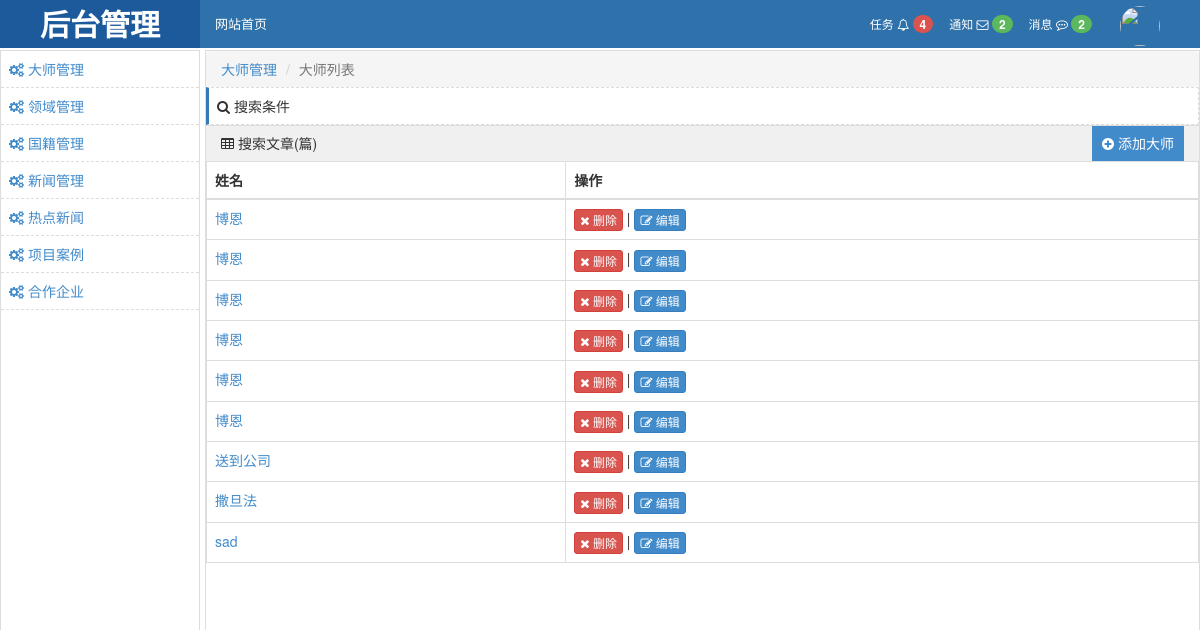
The page /backend/article-1-1.html/ (signed in) on the database as committed earlier.
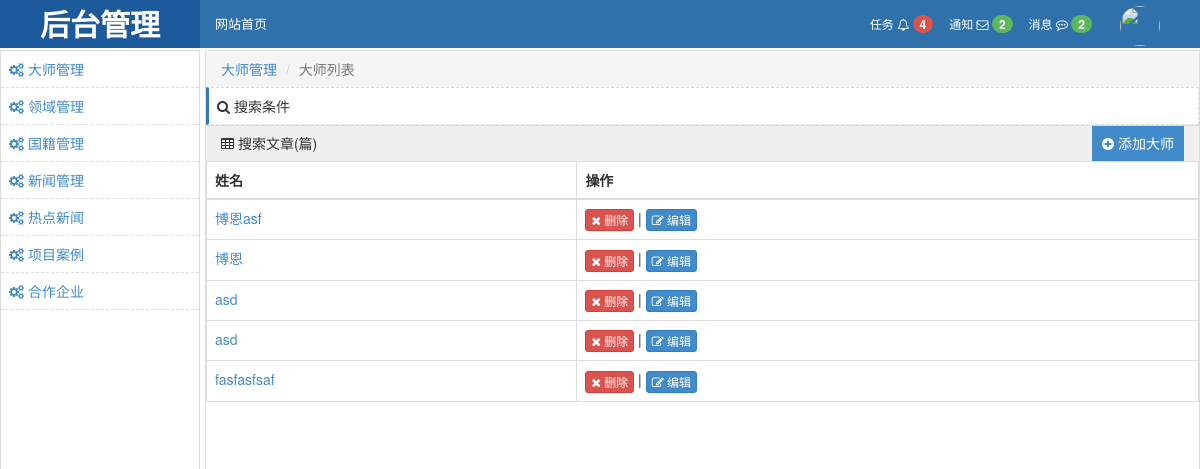
The same page on the database as committed later.
### web/models.py (models this page shows)
class Master(models.Model):
    sorting = models.IntegerField(verbose_name="大师编号",)
    avatar = models.CharField(verbose_name="大师头像", max_length=256)
    chinese_name = models.CharField(max_length=256)
    actual_name = models.CharField(max_length=256)
    field = models.ForeignKey("Field", related_name='f')
    nationality = models.ForeignKey("Nationality")
    introduction = models.CharField(max_length=256)
    content = models.CharField(max_length=10000)

### background/views.py (the view)
# urls.py: url(r'^article-(?P<article_type_id>\d+)-(?P<category_id>\d+).html/$', views.article, name='article'),
@login_required
def article(request, *args, **kwargs):
    result = models.Master.objects.all()
    ret = {'result': result,
           }
    return render(request, 'background/backend_article.html', ret)

### templates/background/backend_article.html (shortened to what this page needs)
{% extends 'background/backend_layout.html' %}
{% load search %}
{% block conent %}
    <ol class="breadcrumb" style="margin-bottom: 0;">
        <li><a href="#">大师管理</a></li>
        <li class="active">大师列表</li>
    </ol>
    <div>
        <div style="border: 1px dashed #dddddd;padding: 8px;border-left: 3px solid #337ab7;">
            <i class="fa fa-search" aria-hidden="true"></i> 搜索条件
        </div>
        <div class="clearfix"
             style="height: 36px;line-height: 35px;padding: 0 15px;border-top: 1px solid #dddddd;background-color: #f1f0f0">
            <i class="fa fa-table" aria-hidden="true"></i>
            搜索文章(篇)
            <a target="_self" href="/backend/add-article.html" class="right"
               style="display: inline-block;padding:0 10px;background-color: #428bca;color: #ffffff;">
                <i class="fa fa-plus-circle" aria-hidden="true"></i>
                添加大师
            </a>
        </div>
        <table class="table table-bordered">
            <thead>
            <tr>
                <th>姓名</th>
                <th>操作</th>
            </tr>
            </thead>
            <tbody>
            {% for row in result %}
                <tr nid="{{ row.id }}">
                    <td><a href="/master/{{ row.id }}.html">{{ row.chinese_name }}</a></td>
                    <td>
                        <a class="btn btn-danger btn-xs">
                            <i class="fa fa-times" aria-hidden="true"></i>
                            删除
                        </a>
                        |
                        <a class="btn btn-primary btn-xs" href="/backend/edit-article-{{ row.id }}.html">
                            <i class="fa fa-pencil-square-o" aria-hidden="true"></i>
                            编辑
                        </a>
                    </td>
                </tr>
            {% endfor %}
            </tbody>
        </table>
        <div class="clearfix">
        </div>
    </div>
{% endblock %}

### templates/background/backend_layout.html (shortened to what this page needs)
<!DOCTYPE html>
<html>
<head lang="en">
    <link rel="stylesheet" href="/static/backend/plugins/bootstrap/css/bootstrap.css"/>
    <link rel="stylesheet" href="/static/backend/plugins/font-awesome/css/font-awesome.css"/>
    <link rel="stylesheet" href="/static/backend/css/commons.css"/>
    <link rel="stylesheet" href="/static/backend/css/backend.css"/>
</head>
<body>
<div class="pg-header">
    <div class="logo left" style="text-align: center;background-color: #1c5a9c;">
        <a href="#" style="color: #ffffff;font-size:30px;font-weight: bold;text-decoration: none">
            后台管理
        </a>
    </div>
    <div class="left-menu left">
        <a class="menu-item" href="/">网站首页</a>
    </div>
    <div class="right-menu right clearfix">
        <div class="user-info right">
            <a href="#" class="avatar">
                {% if request.session %}
                    <img style="width: 40px; height: 40px" class="img-circle" src="{{ request.session.user_info.avatar }}">
                {% else %}
                    <img class="img-circle" src="/static/backend/imgs/avatar/default.png">
                {% endif %}
            </a>
        </div>
        <a class="user-menu right">
            消息
            <i class="fa fa-commenting-o" aria-hidden="true"></i>
            <span class="badge bg-success">2</span>
        </a>
        <a class="user-menu right">
            通知
            <i class="fa fa-envelope-o" aria-hidden="true"></i>
            <span class="badge bg-success">2</span>
        </a>
        <a class="user-menu right">
            任务
            <i class="fa fa-bell-o" aria-hidden="true"></i>
            <span class="badge bg-danger">4</span>
        </a>
    </div>
</div>
<div class="pg-body">
    <div class="menu">
        <a class="menu-item" href="/backend/article-0-0.html">
            <i class="fa fa-cogs" aria-hidden="true"></i>
            <span>大师管理</span>
        </a>
        <a class="menu-item" href="/backend/field.html">
            <i class="fa fa-cogs" aria-hidden="true"></i>
            <span>领域管理</span>
        </a>
        <a class="menu-item" href="/backend/nationality.html">
            <i class="fa fa-cogs" aria-hidden="true"></i>
            <span>国籍管理</span>
        </a>
        <a class="menu-item" href="/backend/news.html">
            <i class="fa fa-cogs" aria-hidden="true"></i>
            <span>新闻管理</span>
        </a>
        <a class="menu-item" href="/backend/hotnews.html">
            <i class="fa fa-cogs" aria-hidden="true"></i>
            <span>热点新闻</span>
        </a>
        <a class="menu-item" href="/backend/project.html">
            <i class="fa fa-cogs" aria-hidden="true"></i>
            <span>项目案例</span>
        </a>
        <a class="menu-item" href="/backend/enterprise.html">
            <i class="fa fa-cogs" aria-hidden="true"></i>
            <span>合作企业</span>
        </a>
    </div>
    <div class="content">
        {% block conent %} {% endblock %}
    </div>
</div>
</body>
</html>

### static/backend/css/commons.css (style rules this page uses)
img { border: 0; }
.left { float: left; }
.right { float: right; }

### static/backend/css/backend.css (style rules this page uses)
.pg-header { min-width: 1190px; height: 48px; background-color: #2F72AB; line-height: 48px; overflow: visible; font-size: 12px; }
.pg-header a { color: #ffffff; text-decoration: none; }
.pg-header .logo { width: 200px; overflow: hidden; height: 48px; }
.pg-header .left-menu { font-size: 13px; }
.pg-header .left-menu .menu-item { display: inline-block; padding: 0 15px; cursor: pointer; position: relative; }
.pg-header .right-menu .user-menu { padding: 0 8px; cursor: pointer; color: #ffffff; }
.pg-header .right-menu .user-menu .bg-success { background-color: #5cb85c !important; color: #ffffff; }
.pg-header .right-menu .user-menu .bg-danger { background-color: #d9534f !important; color: #ffffff; }
.pg-header .right-menu .user-info { padding: 0 30px 0 10px; height: 48px; position: relative; }
.pg-header .right-menu .user-info .avatar { display: inline-block; padding: 0 10px; height: 48px; }
.pg-body { position: absolute; z-index: 90; top:50px; bottom: 0; right: 0; left: 0; min-width: 1190px; }
.pg-body .menu { position: absolute; top: 0; bottom: 0; left: 0; width: 200px; border: 1px solid #dddddd; }
.pg-body .menu .menu-item { display: block; padding: 8px 8px; border-bottom: 1px dashed #dddddd; text-decoration: none; }
.pg-body .content { position: absolute; top: 0; bottom: 0; right: 0; left: 205px; border: 1px solid #dddddd; overflow: scroll; overflow-x: hidden; }

Rows that differ between the two databases and show on the page:
removed Master: chinese_name "博恩"
removed Master: chinese_name "博恩"
removed Master: chinese_name "博恩"
removed Master: chinese_name "博恩"
removed Master: chinese_name "送到公司"
removed Master: chinese_name "撒旦法"
removed Master: chinese_name "sad"
changed Master: chinese_name "博恩" → "博恩asf"
added Master: chinese_name "asd"
added Master: chinese_name "asd"
added Master: chinese_name "fasfasfsaf"
